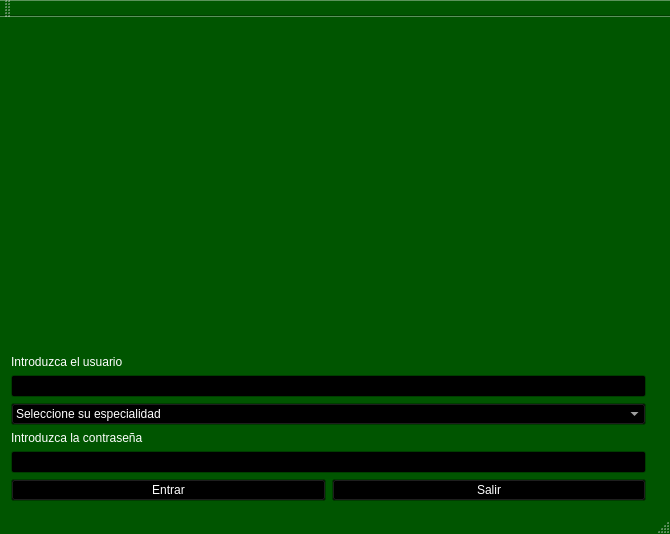
<?xml version="1.0" encoding="UTF-8"?>
<ui version="4.0">
 <class>Contrase_a</class>
 <widget class="QMainWindow" name="Contrase_a">
  <property name="geometry">
   <rect>
    <x>0</x>
    <y>0</y>
    <width>670</width>
    <height>534</height>
   </rect>
  </property>
  <property name="palette">
   <palette>
    <active>
     <colorrole role="WindowText">
      <brush brushstyle="SolidPattern">
       <color alpha="255">
        <red>255</red>
        <green>255</green>
        <blue>255</blue>
       </color>
      </brush>
     </colorrole>
     <colorrole role="Button">
      <brush brushstyle="SolidPattern">
       <color alpha="255">
        <red>0</red>
        <green>0</green>
        <blue>0</blue>
       </color>
      </brush>
     </colorrole>
     <colorrole role="Light">
      <brush brushstyle="SolidPattern">
       <color alpha="255">
        <red>255</red>
        <green>255</green>
        <blue>255</blue>
       </color>
      </brush>
     </colorrole>
     <colorrole role="Midlight">
      <brush brushstyle="SolidPattern">
       <color alpha="255">
        <red>0</red>
        <green>106</green>
        <blue>0</blue>
       </color>
      </brush>
     </colorrole>
     <colorrole role="Dark">
      <brush brushstyle="SolidPattern">
       <color alpha="255">
        <red>0</red>
        <green>42</green>
        <blue>0</blue>
       </color>
      </brush>
     </colorrole>
     <colorrole role="Mid">
      <brush brushstyle="SolidPattern">
       <color alpha="255">
        <red>0</red>
        <green>56</green>
        <blue>0</blue>
       </color>
      </brush>
     </colorrole>
     <colorrole role="Text">
      <brush brushstyle="SolidPattern">
       <color alpha="255">
        <red>255</red>
        <green>255</green>
        <blue>255</blue>
       </color>
      </brush>
     </colorrole>
     <colorrole role="BrightText">
      <brush brushstyle="SolidPattern">
       <color alpha="255">
        <red>255</red>
        <green>255</green>
        <blue>255</blue>
       </color>
      </brush>
     </colorrole>
     <colorrole role="ButtonText">
      <brush brushstyle="SolidPattern">
       <color alpha="255">
        <red>255</red>
        <green>255</green>
        <blue>255</blue>
       </color>
      </brush>
     </colorrole>
     <colorrole role="Base">
      <brush brushstyle="SolidPattern">
       <color alpha="255">
        <red>0</red>
        <green>0</green>
        <blue>0</blue>
       </color>
      </brush>
     </colorrole>
     <colorrole role="Window">
      <brush brushstyle="SolidPattern">
       <color alpha="255">
        <red>0</red>
        <green>85</green>
        <blue>0</blue>
       </color>
      </brush>
     </colorrole>
     <colorrole role="Shadow">
      <brush brushstyle="SolidPattern">
       <color alpha="255">
        <red>0</red>
        <green>0</green>
        <blue>0</blue>
       </color>
      </brush>
     </colorrole>
     <colorrole role="AlternateBase">
      <brush brushstyle="SolidPattern">
       <color alpha="255">
        <red>0</red>
        <green>42</green>
        <blue>0</blue>
       </color>
      </brush>
     </colorrole>
     <colorrole role="ToolTipBase">
      <brush brushstyle="SolidPattern">
       <color alpha="255">
        <red>255</red>
        <green>255</green>
        <blue>220</blue>
       </color>
      </brush>
     </colorrole>
     <colorrole role="ToolTipText">
      <brush brushstyle="SolidPattern">
       <color alpha="255">
        <red>0</red>
        <green>0</green>
        <blue>0</blue>
       </color>
      </brush>
     </colorrole>
    </active>
    <inactive>
     <colorrole role="WindowText">
      <brush brushstyle="SolidPattern">
       <color alpha="255">
        <red>255</red>
        <green>255</green>
        <blue>255</blue>
       </color>
      </brush>
     </colorrole>
     <colorrole role="Button">
      <brush brushstyle="SolidPattern">
       <color alpha="255">
        <red>0</red>
        <green>0</green>
        <blue>0</blue>
       </color>
      </brush>
     </colorrole>
     <colorrole role="Light">
      <brush brushstyle="SolidPattern">
       <color alpha="255">
        <red>255</red>
        <green>255</green>
        <blue>255</blue>
       </color>
      </brush>
     </colorrole>
     <colorrole role="Midlight">
      <brush brushstyle="SolidPattern">
       <color alpha="255">
        <red>0</red>
        <green>106</green>
        <blue>0</blue>
       </color>
      </brush>
     </colorrole>
     <colorrole role="Dark">
      <brush brushstyle="SolidPattern">
       <color alpha="255">
        <red>0</red>
        <green>42</green>
        <blue>0</blue>
       </color>
      </brush>
     </colorrole>
     <colorrole role="Mid">
      <brush brushstyle="SolidPattern">
       <color alpha="255">
        <red>0</red>
        <green>56</green>
        <blue>0</blue>
       </color>
      </brush>
     </colorrole>
     <colorrole role="Text">
      <brush brushstyle="SolidPattern">
       <color alpha="255">
        <red>255</red>
        <green>255</green>
        <blue>255</blue>
       </color>
      </brush>
     </colorrole>
     <colorrole role="BrightText">
      <brush brushstyle="SolidPattern">
       <color alpha="255">
        <red>255</red>
        <green>255</green>
        <blue>255</blue>
       </color>
      </brush>
     </colorrole>
     <colorrole role="ButtonText">
      <brush brushstyle="SolidPattern">
       <color alpha="255">
        <red>255</red>
        <green>255</green>
        <blue>255</blue>
       </color>
      </brush>
     </colorrole>
     <colorrole role="Base">
      <brush brushstyle="SolidPattern">
       <color alpha="255">
        <red>0</red>
        <green>0</green>
        <blue>0</blue>
       </color>
      </brush>
     </colorrole>
     <colorrole role="Window">
      <brush brushstyle="SolidPattern">
       <color alpha="255">
        <red>0</red>
        <green>85</green>
        <blue>0</blue>
       </color>
      </brush>
     </colorrole>
     <colorrole role="Shadow">
      <brush brushstyle="SolidPattern">
       <color alpha="255">
        <red>0</red>
        <green>0</green>
        <blue>0</blue>
       </color>
      </brush>
     </colorrole>
     <colorrole role="AlternateBase">
      <brush brushstyle="SolidPattern">
       <color alpha="255">
        <red>0</red>
        <green>42</green>
        <blue>0</blue>
       </color>
      </brush>
     </colorrole>
     <colorrole role="ToolTipBase">
      <brush brushstyle="SolidPattern">
       <color alpha="255">
        <red>255</red>
        <green>255</green>
        <blue>220</blue>
       </color>
      </brush>
     </colorrole>
     <colorrole role="ToolTipText">
      <brush brushstyle="SolidPattern">
       <color alpha="255">
        <red>0</red>
        <green>0</green>
        <blue>0</blue>
       </color>
      </brush>
     </colorrole>
    </inactive>
    <disabled>
     <colorrole role="WindowText">
      <brush brushstyle="SolidPattern">
       <color alpha="255">
        <red>0</red>
        <green>42</green>
        <blue>0</blue>
       </color>
      </brush>
     </colorrole>
     <colorrole role="Button">
      <brush brushstyle="SolidPattern">
       <color alpha="255">
        <red>0</red>
        <green>0</green>
        <blue>0</blue>
       </color>
      </brush>
     </colorrole>
     <colorrole role="Light">
      <brush brushstyle="SolidPattern">
       <color alpha="255">
        <red>255</red>
        <green>255</green>
        <blue>255</blue>
       </color>
      </brush>
     </colorrole>
     <colorrole role="Midlight">
      <brush brushstyle="SolidPattern">
       <color alpha="255">
        <red>0</red>
        <green>106</green>
        <blue>0</blue>
       </color>
      </brush>
     </colorrole>
     <colorrole role="Dark">
      <brush brushstyle="SolidPattern">
       <color alpha="255">
        <red>0</red>
        <green>42</green>
        <blue>0</blue>
       </color>
      </brush>
     </colorrole>
     <colorrole role="Mid">
      <brush brushstyle="SolidPattern">
       <color alpha="255">
        <red>0</red>
        <green>56</green>
        <blue>0</blue>
       </color>
      </brush>
     </colorrole>
     <colorrole role="Text">
      <brush brushstyle="SolidPattern">
       <color alpha="255">
        <red>0</red>
        <green>42</green>
        <blue>0</blue>
       </color>
      </brush>
     </colorrole>
     <colorrole role="BrightText">
      <brush brushstyle="SolidPattern">
       <color alpha="255">
        <red>255</red>
        <green>255</green>
        <blue>255</blue>
       </color>
      </brush>
     </colorrole>
     <colorrole role="ButtonText">
      <brush brushstyle="SolidPattern">
       <color alpha="255">
        <red>0</red>
        <green>42</green>
        <blue>0</blue>
       </color>
      </brush>
     </colorrole>
     <colorrole role="Base">
      <brush brushstyle="SolidPattern">
       <color alpha="255">
        <red>0</red>
        <green>85</green>
        <blue>0</blue>
       </color>
      </brush>
     </colorrole>
     <colorrole role="Window">
      <brush brushstyle="SolidPattern">
       <color alpha="255">
        <red>0</red>
        <green>85</green>
        <blue>0</blue>
       </color>
      </brush>
     </colorrole>
     <colorrole role="Shadow">
      <brush brushstyle="SolidPattern">
       <color alpha="255">
        <red>0</red>
        <green>0</green>
        <blue>0</blue>
       </color>
      </brush>
     </colorrole>
     <colorrole role="AlternateBase">
      <brush brushstyle="SolidPattern">
       <color alpha="255">
        <red>0</red>
        <green>85</green>
        <blue>0</blue>
       </color>
      </brush>
     </colorrole>
     <colorrole role="ToolTipBase">
      <brush brushstyle="SolidPattern">
       <color alpha="255">
        <red>255</red>
        <green>255</green>
        <blue>220</blue>
       </color>
      </brush>
     </colorrole>
     <colorrole role="ToolTipText">
      <brush brushstyle="SolidPattern">
       <color alpha="255">
        <red>0</red>
        <green>0</green>
        <blue>0</blue>
       </color>
      </brush>
     </colorrole>
    </disabled>
   </palette>
  </property>
  <property name="windowTitle">
   <string>Contraseña</string>
  </property>
  <property name="windowIcon">
   <iconset resource="Imagenes.qrc">
    <normaloff>:/new/prefix1/Images/folder_users.ico</normaloff>:/new/prefix1/Images/folder_users.ico</iconset>
  </property>
  <widget class="QWidget" name="centralWidget">
   <layout class="QGridLayout" name="gridLayout">
    <item row="0" column="0">
     <layout class="QVBoxLayout" name="verticalLayout_3">
      <item>
       <layout class="QVBoxLayout" name="verticalLayout">
        <item>
         <spacer name="verticalSpacer">
          <property name="orientation">
           <enum>Qt::Vertical</enum>
          </property>
          <property name="sizeHint" stdset="0">
           <size>
            <width>20</width>
            <height>40</height>
           </size>
          </property>
         </spacer>
        </item>
        <item>
         <widget class="QLabel" name="label">
          <property name="text">
           <string>Introduzca el usuario</string>
          </property>
         </widget>
        </item>
        <item>
         <widget class="QLineEdit" name="usuario_Line"/>
        </item>
       </layout>
      </item>
      <item>
       <layout class="QVBoxLayout" name="verticalLayout_2">
        <item>
         <widget class="QComboBox" name="comboBox">
          <item>
           <property name="text">
            <string>Seleccione su especialidad</string>
           </property>
          </item>
          <item>
           <property name="text">
            <string>Ingeniero Agrónomo</string>
           </property>
          </item>
          <item>
           <property name="text">
            <string>Ingeniero Automático</string>
           </property>
          </item>
         </widget>
        </item>
        <item>
         <widget class="QLabel" name="label_2">
          <property name="text">
           <string>Introduzca la contraseña</string>
          </property>
         </widget>
        </item>
        <item>
         <widget class="QLineEdit" name="contrasenha_Line">
          <property name="cursor">
           <cursorShape>IBeamCursor</cursorShape>
          </property>
          <property name="inputMethodHints">
           <set>Qt::ImhHiddenText|Qt::ImhNoAutoUppercase|Qt::ImhNoPredictiveText</set>
          </property>
          <property name="text">
           <string/>
          </property>
          <property name="echoMode">
           <enum>QLineEdit::Password</enum>
          </property>
          <property name="dragEnabled">
           <bool>false</bool>
          </property>
         </widget>
        </item>
       </layout>
      </item>
      <item>
       <layout class="QHBoxLayout" name="horizontalLayout">
        <item>
         <widget class="QPushButton" name="Entrada">
          <property name="text">
           <string>Entrar</string>
          </property>
         </widget>
        </item>
        <item>
         <widget class="QPushButton" name="Salida">
          <property name="text">
           <string>Salir</string>
          </property>
         </widget>
        </item>
       </layout>
      </item>
     </layout>
    </item>
    <item row="0" column="1">
     <widget class="QLabel" name="label_3">
      <property name="text">
       <string/>
      </property>
      <property name="pixmap">
       <pixmap resource="Imagenes.qrc">:/new/prefix1/Images/Portada.jpg</pixmap>
      </property>
     </widget>
    </item>
   </layout>
  </widget>
  <widget class="QMenuBar" name="menuBar">
   <property name="geometry">
    <rect>
     <x>0</x>
     <y>0</y>
     <width>670</width>
     <height>20</height>
    </rect>
   </property>
  </widget>
  <widget class="QToolBar" name="mainToolBar">
   <attribute name="toolBarArea">
    <enum>TopToolBarArea</enum>
   </attribute>
   <attribute name="toolBarBreak">
    <bool>false</bool>
   </attribute>
  </widget>
  <widget class="QStatusBar" name="statusBar"/>
 </widget>
 <layoutdefault spacing="6" margin="11"/>
 <resources>
  <include location="Imagenes.qrc"/>
 </resources>
 <connections/>
</ui>
